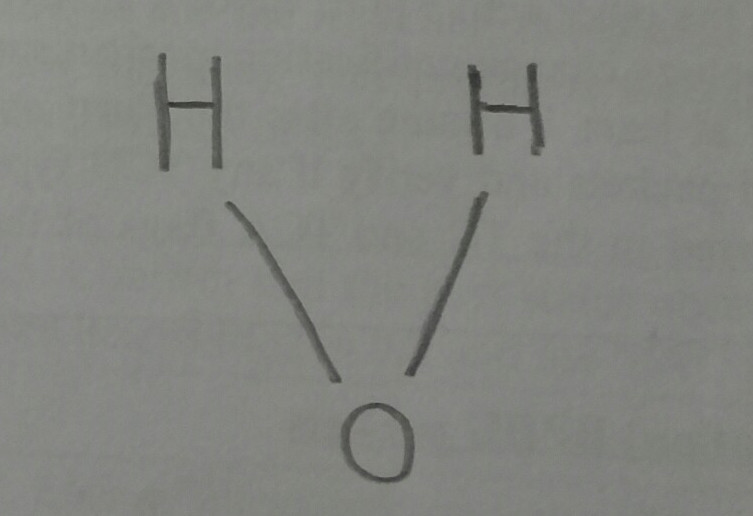
//> input picture proj2/src/input/h2opapel.jpg, 753 x 516 px
$ ./moleculedetection input/h2opapel.jpg   (built with g++ and OpenCV 4)
//> lines starting //> are read from the running program, lines starting //| are printed output that depends on the picture; after the words box and inside, x2 and y2 are one past the last pixel; in counts of white or black regions, pixels touching at a corner belong together
#include <iostream>
#include <ctype.h>
#include <map>
#include "opencv2/core/core.hpp"
#include "opencv2/imgproc/imgproc.hpp"
#include "opencv2/highgui/highgui.hpp"

using namespace std;
using namespace cv;

void detect_text(string);
map<string,Mat> loadImages();
Point get_neighbour(Point, vector<Point>);

// [13 lines left out: functions show_img, connected, not called in this run]

double calculate_distance(Point a, Point b){
	return sqrt(pow((b.x - a.x),2)+pow((b.y - a.y),2));
}

// [70 lines left out: functions get_neighbour, write_molecule, get_connected, make_molecule, not called in this run]

Mat insertROIs(vector<Point> contours,Mat image, Mat mask)
{

	Mat tmp;
	Rect rect = boundingRect(contours);
 	Mat maskROI(mask, rect);
	maskROI = Scalar(0, 0, 0);

	RotatedRect rrect = minAreaRect(contours);

	Mat M, rotated, cropped;
	float angle = rrect.angle;
	Size rectSize = rrect.size;

	if(rrect.angle < -45.)
	{
		angle += 90;
		swap(rectSize.width, rectSize.height);
	}

	M = getRotationMatrix2D(rrect.center, angle, 1.0);
	warpAffine(image, rotated, M, image.size(), INTER_CUBIC);
	getRectSubPix(rotated, rectSize, rrect.center, cropped);

	//show_img("cropped",cropped);

	return cropped;
}

map<string,Mat> loadImages()
{
	string letters[] = {"H","O","F","P","N","C"};
	map<string,Mat> tmpMap;
	Mat tmpMat;

	for(unsigned int i=0; i<sizeof(letters)/sizeof(letters[0]); i++)
	{
		string tmpString = letters[i];
		std::transform(tmpString.begin(), tmpString.end(), tmpString.begin(), ::tolower);
		tmpMat = imread("atoms/"+tmpString+".png");
		cvtColor(tmpMat, tmpMat, CV_BGR2GRAY);
		threshold(tmpMat, tmpMat, 50, 255.0, THRESH_BINARY);
		tmpMap[letters[i]] = tmpMat;
	}

	return tmpMap;
}


string FindLetters(Mat obj)
{
	float max_percentage=0;
	string atom = "";
	//cout<<"\nFindLetters" << endl;
	int MatchCount =0;
	int PixelNumber = 0;
	map<string,Mat> letters = loadImages();
	for (auto& x : letters)
	{
		MatchCount =0;
		PixelNumber = 0;
		Mat ittmp2 = x.second.clone();
		Mat ittmp = obj.clone();
		if(ittmp.rows == ittmp2.rows  && ittmp.cols == ittmp2.cols) cout<<"\nBoth images have the same size.";
		else if(ittmp.rows<ittmp2.rows && ittmp.cols<ittmp2.cols) resize(ittmp, ittmp, Size(ittmp2.cols, ittmp2.rows));
		else resize(ittmp2,ittmp2, Size(ittmp.cols,ittmp.rows));
		cvDestroyAllWindows();
		Mat subs;
		threshold(ittmp,ittmp, 50, 255.0, THRESH_BINARY);
		threshold(ittmp2,ittmp2, 50, 255.0, THRESH_BINARY);
		subtract(ittmp2,ittmp,subs);
		threshold(subs, subs, 50, 255.0, THRESH_BINARY);
		//show_img("1" ,ittmp);
		//show_img("2", ittmp2);
		//show_img("subs",subs);

		for(int x = 0; x<subs.rows; x++){
			for(int y=0; y<subs.cols; y++){
				if(subs.at<uchar>(x,y) == 255) MatchCount++;
				if(ittmp2.at<uchar>(x,y) == 255)  PixelNumber++;
			}
		}
		int totalPixels = subs.cols * subs.rows;
		//cout<<"total pixels:\t"<<to_string(totalPixels)<<endl;
		int whitePixels = MatchCount;
		//cout<<"total white pixels:\t"<<to_string(whitePixels)<<endl;
		int blackPixels = totalPixels - whitePixels;
		//cout<<"total black pixels:\t"<<to_string(blackPixels)<<endl;
		MatchCount=(PixelNumber)-MatchCount;
		float per = (double)((double)(MatchCount)/(double)(PixelNumber));
		float per2 = (double)((double)(blackPixels)/(double)(subs.cols*subs.rows));


		float total_per = (per + per2)/2;
		if(max_percentage < total_per){
			max_percentage = total_per;
			atom = x.first;
		}

		// [5 lines of commented-out code are left out]
	}

	cout<<"This character corresponds to:\t"<<(atom)<<endl;
	return atom;
}


int main(int argc, char** argv){
	detect_text(argv[1]);
	return 1;
}

void detect_text(string input){
//> called with input = "input/h2opapel.jpg"
    Mat large = imread(input);
//> large is the input picture: 516 rows x 753 cols, CV_8UC3; mean B, G, R 127.9, 132.9, 131.4
	Mat large2 = large.clone();

	Mat small;
    cvtColor(large, small, CV_BGR2GRAY);
    Mat bw;
    threshold(small, bw, 80, 255.0, THRESH_BINARY_INV | THRESH_OTSU);
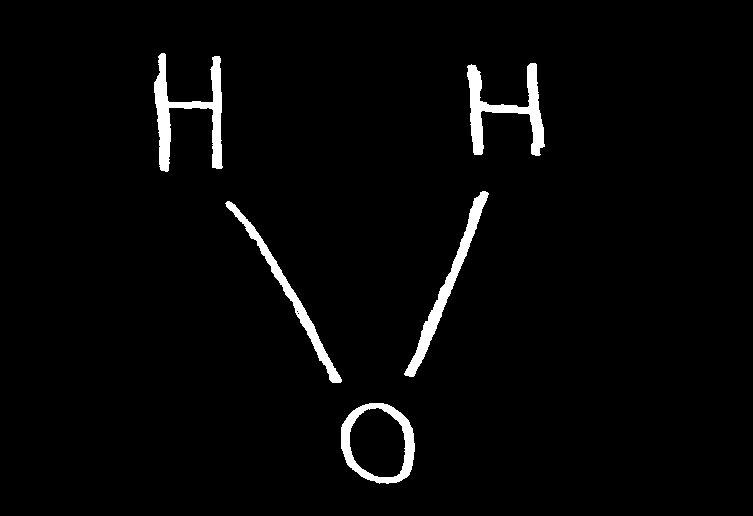
//> bw: 516 rows x 753 cols, CV_8UC1; 2.7% white; 5 white regions, box (x1, y1, x2, y2) and area: (154, 53, 223, 172) 2592, (467, 63, 545, 156) 2366, (404, 191, 489, 377) 2056, (341, 403, 415, 484) 1810, (225, 201, 342, 383) 1772

    Mat grad;
    Mat morphKernel = getStructuringElement(MORPH_ELLIPSE, Size(3, 3));
    morphologyEx(bw, grad, MORPH_GRADIENT, morphKernel);
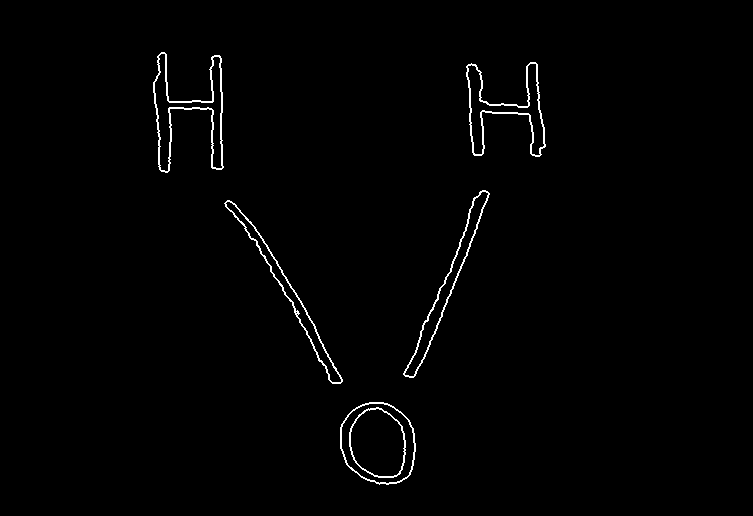
//> grad: 516 rows x 753 cols, CV_8UC1; 1.1% white in thin lines or dots, all inside (x1, y1, x2, y2) = (153, 52, 546, 485)

	Mat connected;
    morphKernel = getStructuringElement(MORPH_RECT, Size(3,3));
    morphologyEx(bw, connected, MORPH_CLOSE, morphKernel);
//> connected: 516 rows x 753 cols, CV_8UC1; 2.7% white; 5 white regions

	Mat mask = Mat::zeros(bw.size(), CV_8UC1);
    vector<vector<Point> > contours;
    vector<Vec4i> hierarchy;
    findContours(connected, contours, hierarchy, CV_RETR_CCOMP, CV_CHAIN_APPROX_SIMPLE, Point(0, 0));
//> contours = 6 contours; box (x1, y1, x2, y2) and area: (341, 403, 415, 484) 4703, (349, 407, 406, 478) 3096, (154, 53, 223, 172) 2332, (467, 63, 545, 156) 2141, (404, 191, 489, 377) 1861, (225, 201, 342, 383) 1578
    // filter contours
	vector< tuple<string,Point> > atoms;
	vector<vector<Point>> connections;
    for(int idx = 0; idx >= 0; idx = hierarchy[idx][0]){
        Rect rect = boundingRect(contours[idx]);
//> rect = Rect(341, 403, 74, 81)
        Mat maskROI(mask, rect);
//> maskROI: 81 rows x 74 cols, CV_8UC1; every value is 0
        maskROI = Scalar(0, 0, 0);
        // fill the contour
        drawContours(mask, contours, idx, Scalar(255, 255, 255), CV_FILLED);
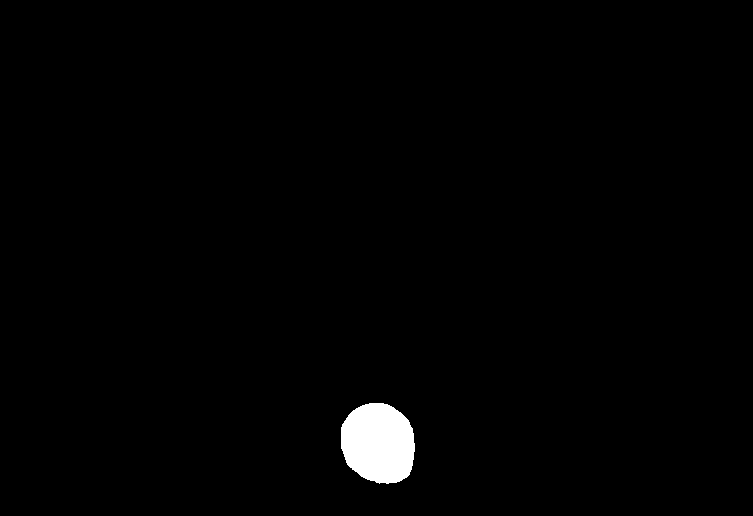
//> mask: 516 rows x 753 cols, CV_8UC1; 1.2% white; 1 white region, box (x1, y1, x2, y2) and area: (341, 403, 415, 484) 4817
		//show_img("mask", mask);
		//cout << contours[idx] << endl;
        RotatedRect rrect = minAreaRect(contours[idx]);
//> rrect = centre (377.5, 443), size (80, 73), angle -90
        double r = (double)countNonZero(maskROI) / (rrect.size.width * rrect.size.height);
//> r = 0.825

        Scalar color;
        int thickness = 1;
		Point2f pts[4];
        rrect.points(pts);
//> pts = 4 Points (x, y): [414, 483], [341, 483], [341, 403], [414, 403]
        if (r > 0.25 && (rrect.size.height > 8 && rrect.size.width > 8) ){
            thickness = 2;
            color = Scalar(0, 255, 0);
			Moments mu = moments(contours[idx], false);
//> mu = moments, m00 4703, centre m10/m00, m01/m00 = (378.1, 442.8)
			Point center = Point(mu.m10/mu.m00 , mu.m01/mu.m00);
//> center = Point(378, 442)
			//cout << center << endl;
			Mat letter = insertROIs(contours[idx], bw, mask);
//> in insertROIs, `Rect rect = boundingRect(contours);`: rect = Rect(341, 403, 74, 81)
//> in insertROIs, `Mat maskROI(mask, rect);`:
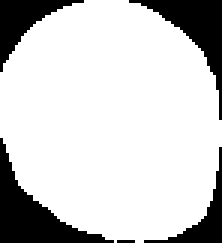
//> maskROI: 81 rows x 74 cols, CV_8UC1 (shown 3 times larger); 80.4% white; 5 black regions (1 under 20 px), largest, box (x1, y1, x2, y2) and area: (0, 46, 38, 81) 427, (43, 0, 74, 40) 341, (0, 0, 28, 24) 233, (48, 49, 74, 81) 170
//> in insertROIs, `RotatedRect rrect = minAreaRect(contours);`: rrect = centre (377.5, 443), size (80, 73), angle -90
//> in insertROIs, `float angle = rrect.angle;`: angle = -90
//> in insertROIs, `Size rectSize = rrect.size;`: rectSize = Size(80, 73)
//> in insertROIs, `angle += 90;`: angle = 0
//> in insertROIs, `M = getRotationMatrix2D(rrect.center, angle, 1.0);`: M = [[1, 0, 0], [0, 1, 0]]
//> in insertROIs, `getRectSubPix(rotated, rectSize, rrect.center, cropped);`:
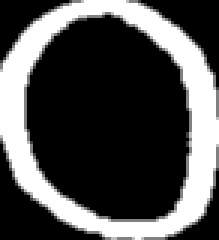
//> cropped: 80 rows x 73 cols, CV_8UC1 (shown 3 times larger); min 0, max 255, mean 78
//> in insertROIs, `getRectSubPix(rotated, rectSize, rrect.center, cropped);`: rectSize = Size(73, 80)
//> mask: 516 rows x 753 cols, CV_8UC1; 1.24% of pixels changed, all inside (x1, y1, x2, y2) = (341, 403, 415, 484)
			string l = FindLetters(letter);
//> h.png cannot be read in this run, so this picture is empty
//> (the run ends here: the program stops with an error, at `cvtColor(tmpMat, tmpMat, CV_BGR2GRAY);`)
